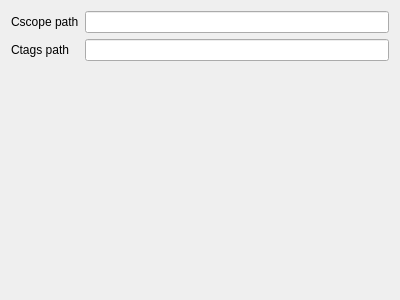
<ui version="4.0" >
 <class>EngineConfigWidget</class>
 <widget class="QWidget" name="EngineConfigWidget" >
  <property name="geometry" >
   <rect>
    <x>0</x>
    <y>0</y>
    <width>400</width>
    <height>300</height>
   </rect>
  </property>
  <property name="windowTitle" >
   <string>Cscope</string>
  </property>
  <layout class="QVBoxLayout" name="verticalLayout" >
   <item>
    <layout class="QFormLayout" name="formLayout" >
     <item row="0" column="0" >
      <widget class="QLabel" name="label" >
       <property name="text" >
        <string>Cscope path</string>
       </property>
      </widget>
     </item>
     <item row="0" column="1" >
      <widget class="QLineEdit" name="cscopePathEdit_" />
     </item>
     <item row="1" column="0" >
      <widget class="QLabel" name="label_2" >
       <property name="text" >
        <string>Ctags path</string>
       </property>
      </widget>
     </item>
     <item row="1" column="1" >
      <widget class="QLineEdit" name="ctagsPathEdit_" />
     </item>
    </layout>
   </item>
   <item>
    <spacer name="verticalSpacer" >
     <property name="orientation" >
      <enum>Qt::Vertical</enum>
     </property>
     <property name="sizeHint" stdset="0" >
      <size>
       <width>20</width>
       <height>214</height>
      </size>
     </property>
    </spacer>
   </item>
  </layout>
 </widget>
 <resources/>
 <connections/>
</ui>
